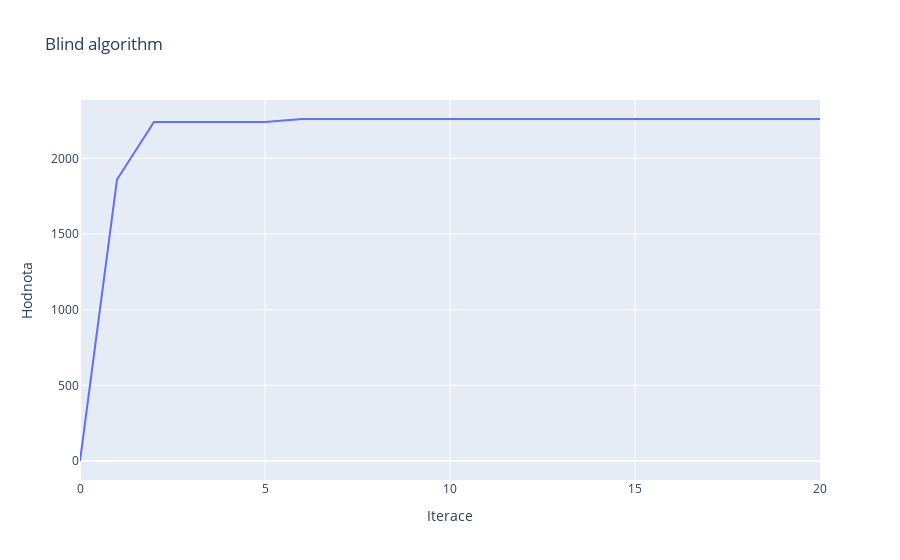

Notebook code cell kept with this figure:
### Code cell
predmety = [(1, 100),
    (1, 100),
    (1, 100),
    (1, 100),
    (1, 100),
    (2, 180), 
    (2, 180), 
    (2, 180), 
    (2, 180), 
    (5, 400), 
    (5, 400), 
    (5, 400), 
    (10, 800), 
    (10, 800)]


def f(max_weight, items, alpha):
    value = 0
    weight = 0
    for i in range(len(alpha)):
        if alpha[i] == 1 and (weight + items[i][0]) < max_weight:
            value += items[i][1]
            weight += items[i][0]
    return value

def mutate(alpha):
    swap = random.sample(range(len(alpha)), 2)
    while alpha[swap[0]] == alpha[swap[1]]:
        swap = random.sample(range(len(alpha)), 2)
    alpha[swap[0]], alpha[swap[1]] = alpha[swap[1]], alpha[swap[0]]
    return alpha


def blind_algorithm(tmax, items, max_weight):
    f_fin = 0
    iters = []
    for t in range(tmax + 1):
        alpha = [random.choice([0,1]) for i in range(len(items))]
        iters.append((t, f_fin))
        if f(max_weight, items, alpha) > f_fin:
            alpha_fin = alpha
            f_fin = f(max_weight, items, alpha)
    return alpha_fin, f_fin, iters

alpha_fin, f_fin, iters = blind_algorithm(20, predmety, 30)

fig = px.line(
    x=[i[0] for i in iters],
    y=[i[1] for i in iters],
    labels={"x": "Iterace", "y": "Hodnota"},
    title="Blind algorithm"
)
fig.show()

### Figure 1 — Plotly figure (JSON) as saved in the notebook; plotly's stock layout.template omitted (floating-point values rounded to 4 significant figures)
{"data": [{"hovertemplate": "Iterace=%{x}<br>Hodnota=%{y}<extra></extra>", "legendgroup": "", "line": {"color": "#636efa", "dash": "solid"}, "marker": {"symbol": "circle"}, "mode": "lines", "name": "", "orientation": "v", "showlegend": false, "type": "scatter", "x": [0, 1, 2, 3, 4, 5, 6, 7, 8, 9, 10, 11, 12, 13, 14, 15, 16, 17, 18, 19, 20], "xaxis": "x", "y": [0, 1860, 2240, 2240, 2240, 2240, 2260, 2260, 2260, 2260, 2260, 2260, 2260, 2260, 2260, 2260, 2260, 2260, 2260, 2260, 2260], "yaxis": "y"}], "layout": {"legend": {"tracegroupgap": 0}, "title": {"text": "Blind algorithm"}, "xaxis": {"anchor": "y", "domain": [0, 1], "title": {"text": "Iterace"}}, "yaxis": {"anchor": "x", "domain": [0, 1], "title": {"text": "Hodnota"}}}}
